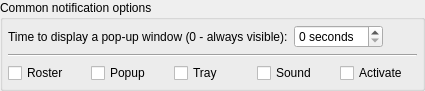
<?xml version="1.0" encoding="UTF-8"?>
<ui version="4.0">
 <class>OptionsWidgetClass</class>
 <widget class="QWidget" name="OptionsWidgetClass">
  <property name="geometry">
   <rect>
    <x>0</x>
    <y>0</y>
    <width>425</width>
    <height>81</height>
   </rect>
  </property>
  <layout class="QVBoxLayout" name="verticalLayout_2">
   <property name="margin">
    <number>0</number>
   </property>
   <item>
    <widget class="QGroupBox" name="grbCommonOptions">
     <property name="title">
      <string>Common notification options</string>
     </property>
     <layout class="QVBoxLayout" name="verticalLayout">
      <property name="margin">
       <number>5</number>
      </property>
      <item>
       <layout class="QHBoxLayout" name="horizontalLayout_2">
        <item>
         <widget class="QLabel" name="lblPopupTimeout">
          <property name="text">
           <string>Time to display a pop-up window (0 - always visible):</string>
          </property>
         </widget>
        </item>
        <item>
         <widget class="QSpinBox" name="spbPopupTimeout">
          <property name="suffix">
           <string> seconds</string>
          </property>
          <property name="maximum">
           <number>60</number>
          </property>
         </widget>
        </item>
        <item>
         <spacer name="horizontalSpacer">
          <property name="orientation">
           <enum>Qt::Horizontal</enum>
          </property>
          <property name="sizeHint" stdset="0">
           <size>
            <width>40</width>
            <height>20</height>
           </size>
          </property>
         </spacer>
        </item>
       </layout>
      </item>
      <item>
       <widget class="Line" name="line">
        <property name="orientation">
         <enum>Qt::Horizontal</enum>
        </property>
       </widget>
      </item>
      <item>
       <layout class="QHBoxLayout" name="horizontalLayout">
        <item>
         <widget class="QCheckBox" name="chbEnableRosterIcons">
          <property name="text">
           <string>Roster</string>
          </property>
         </widget>
        </item>
        <item>
         <widget class="QCheckBox" name="chbEnablePopupWindows">
          <property name="text">
           <string>Popup</string>
          </property>
         </widget>
        </item>
        <item>
         <widget class="QCheckBox" name="chbEnableTrayIcons">
          <property name="text">
           <string>Tray</string>
          </property>
         </widget>
        </item>
        <item>
         <widget class="QCheckBox" name="chbEnableSounds">
          <property name="text">
           <string>Sound</string>
          </property>
         </widget>
        </item>
        <item>
         <widget class="QCheckBox" name="chbEnableAutoActivate">
          <property name="text">
           <string>Activate</string>
          </property>
         </widget>
        </item>
       </layout>
      </item>
     </layout>
    </widget>
   </item>
  </layout>
 </widget>
 <layoutdefault spacing="6" margin="11"/>
 <resources/>
 <connections/>
</ui>
